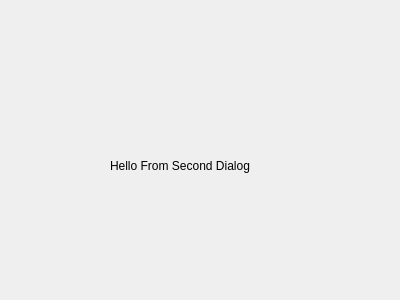
<?xml version="1.0" encoding="UTF-8"?>
<ui version="4.0">
 <class>SecDialog</class>
 <widget class="QDialog" name="SecDialog">
  <property name="geometry">
   <rect>
    <x>0</x>
    <y>0</y>
    <width>400</width>
    <height>300</height>
   </rect>
  </property>
  <property name="windowTitle">
   <string>Dialog</string>
  </property>
  <widget class="QLabel" name="label">
   <property name="geometry">
    <rect>
     <x>110</x>
     <y>130</y>
     <width>141</width>
     <height>71</height>
    </rect>
   </property>
   <property name="text">
    <string>Hello From Second Dialog</string>
   </property>
  </widget>
 </widget>
 <resources/>
 <connections/>
</ui>
